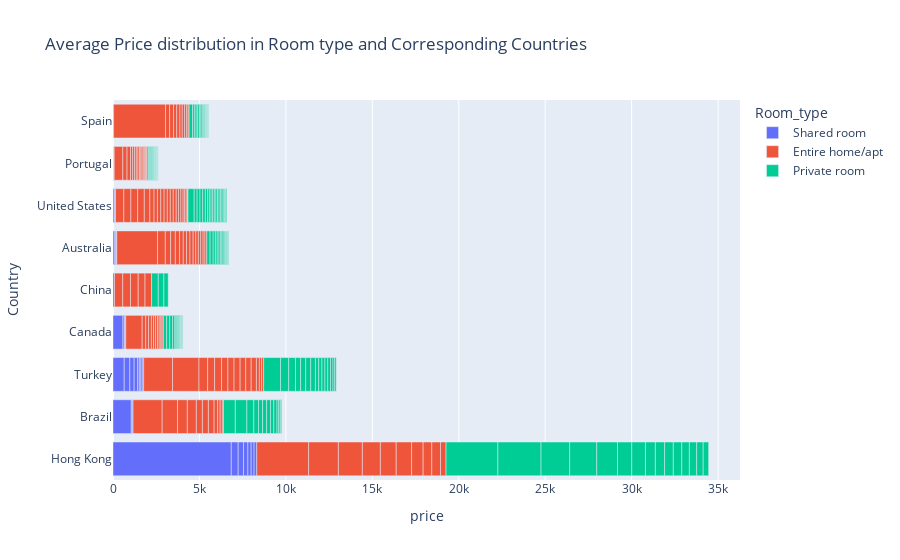

The notebook cell saved with this chart:
### Code cell
#Price spread by countires and Corresponding Room Type
#p=price_Df.sort_values(by='price')
fig=px.bar(price_Df,x='price',y='Country',title='Average Price distribution in Room type and Corresponding Countries',
           color='Room_type')
fig.show()

### Figure 1 — Plotly figure (JSON) as saved in the notebook; plotly's stock layout.template omitted (floating-point values rounded to 4 significant figures)
{"data": [{"alignmentgroup": "True", "hovertemplate": "Room_type=Shared room<br>price=%{x}<br>Country=%{y}<extra></extra>", "legendgroup": "Shared room", "marker": {"color": "#636efa", "pattern": {"shape": ""}}, "name": "Shared room", "offsetgroup": "Shared room", "orientation": "h", "showlegend": true, "textposition": "auto", "type": "bar", "x": [6842.0, 1058.0, 649, 576, 400, 325, 310.3, 251, 248, 208, 188.5, 168.5, 157, 94.89, 87, 86, 82.33, 81, 80, 79, 75, 62.5, 60, 54, 48, 46, 39, 35, 30, 25, 20, 17, 17, 16, 15, 12], "xaxis": "x", "y": ["Hong Kong", "Brazil", "Turkey", "Canada", "Hong Kong", "Turkey", "Hong Kong", "Hong Kong", "Turkey", "Turkey", "Hong Kong", "Hong Kong", "Hong Kong", "Turkey", "Turkey", "China", "Turkey", "Canada", "Australia", "Turkey", "United States", "Australia", "Australia", "Brazil", "Brazil", "Canada", "United States", "Canada", "United States", "Portugal", "Spain", "Spain", "Portugal", "Australia", "Portugal", "Portugal"], "yaxis": "y"}, {"alignmentgroup": "True", "hovertemplate": "Room_type=Entire home/apt<br>price=%{x}<br>Country=%{y}<extra></extra>", "legendgroup": "Entire home/apt", "marker": {"color": "#EF553B", "pattern": {"shape": ""}}, "name": "Entire home/apt", "offsetgroup": "Entire home/apt", "orientation": "h", "showlegend": true, "textposition": "auto", "type": "bar", "x": [3000, 2999, 2356, 1723.0, 1685.0, 1672.0, 1530, 1385, 1042.0, 950, 916.7, 888.8, 888.1, 667, 566.7, 522.2, 502, 502, 501, 500, 483.1, 479, 452.4, 447.5, 447, 408, 401, 400.9, 393, 392.6, 382.9, 381, 368.7, 356, 350.6, 350.5, 347, 330, 324.8, 322.8, 322, 316.2, 304.5, 301, 275.4, 243.3, 242, 241.7, 239.3, 225.5, 214.5, 205.7, 204.6, 200, 195.7, 195, 193.4, 193.3, 192, 185, 185, 184, 183.8, 174, 172.9, 171.6, 171.2, 168.6, 159.9, 154, 148, 142, 137.6, 136.4, 135, 135, 133.6, 133.2, 129.7, 127, 127, 127, 123.5, 121, 114.4, 110, 109.8, 109.5, 109, 103.4, 103, 100.7, 99, 95.94, 93.33, 92.5, 90, 90, 78.6, 76, 70, 70, 70, 69.42, 67, 60.96, 59, 56.3, 55, 45, 25], "xaxis": "x", "y": ["Spain", "Hong Kong", "Australia", "Hong Kong", "Brazil", "Turkey", "Turkey", "Hong Kong", "Hong Kong", "Canada", "Hong Kong", "Hong Kong", "Brazil", "Hong Kong", "Brazil", "Brazil", "Hong Kong", "Hong Kong", "Turkey", "Portugal", "United States", "China", "Australia", "China", "China", "United States", "Turkey", "Turkey", "China", "United States", "United States", "China", "Turkey", "Turkey", "Turkey", "Brazil", "Brazil", "Brazil", "Turkey", "United States", "Hong Kong", "Turkey", "Australia", "Turkey", "Australia", "Portugal", "Australia", "United States", "Spain", "Spain", "Australia", "Brazil", "Canada", "Portugal", "United States", "Australia", "Australia", "United States", "United States", "United States", "Spain", "Spain", "Australia", "Turkey", "United States", "United States", "United States", "Canada", "Canada", "Australia", "Australia", "Brazil", "Australia", "Australia", "Spain", "United States", "Spain", "United States", "United States", "Canada", "Turkey", "Brazil", "Portugal", "Turkey", "Canada", "Spain", "Portugal", "Canada", "Australia", "Australia", "Portugal", "Canada", "Canada", "Spain", "Portugal", "United States", "Portugal", "United States", "Portugal", "United States", "Canada", "Portugal", "Canada", "Portugal", "Brazil", "Portugal", "Portugal", "Portugal", "Spain", "Portugal", "United States"], "yaxis": "y"}, {"alignmentgroup": "True", "hovertemplate": "Room_type=Private room<br>price=%{x}<br>Country=%{y}<extra></extra>", "legendgroup": "Private room", "marker": {"color": "#00cc96", "pattern": {"shape": ""}}, "name": "Private room", "offsetgroup": "Private room", "orientation": "h", "showlegend": true, "textposition": "auto", "type": "bar", "x": [2999, 2496, 1657.0, 1565.0, 1201, 975.5, 825, 790.6, 684.5, 670.5, 573.8, 535.9, 502, 490.3, 473.7, 439.6, 421.1, 400.2, 389.6, 385, 377, 359.8, 325.5, 315.7, 296.3, 295, 291.2, 272.5, 270.5, 251, 236, 232.2, 226, 200, 194.5, 191, 190.8, 190.2, 186.5, 184.5, 179, 174.5, 174, 167, 167, 166.2, 163.3, 159.2, 158, 151.7, 142, 129.5, 129, 126, 109.3, 109.0, 104.5, 101, 101, 100, 100, 100, 95, 95, 95, 94.43, 91.5, 91.5, 91, 88.25, 88.24, 86, 83.71, 83.33, 83, 81.39, 80, 76.5, 73.67, 73.5, 72.24, 68, 67.67, 66.58, 64.17, 63.5, 62.5, 60, 60, 58.8, 56, 55, 55, 55, 53.86, 53.33, 52, 51.5, 51.17, 50.25, 49.38, 44.08, 43.86, 42.26, 41, 41, 40.29, 40, 40, 40, 40, 39, 38, 38, 36.68, 35, 33, 27.5, 26.67, 24.5, 24, 24, 22, 20], "xaxis": "x", "y": ["Hong Kong", "Hong Kong", "Hong Kong", "Hong Kong", "Hong Kong", "Turkey", "Hong Kong", "Hong Kong", "Brazil", "Brazil", "Hong Kong", "Hong Kong", "Hong Kong", "Hong Kong", "Turkey", "Hong Kong", "Hong Kong", "Brazil", "Turkey", "China", "Hong Kong", "United States", "China", "Hong Kong", "Turkey", "Turkey", "Turkey", "Brazil", "Turkey", "China", "Brazil", "Brazil", "Brazil", "Spain", "Australia", "Canada", "Turkey", "Brazil", "Turkey", "Brazil", "Canada", "Australia", "Turkey", "United States", "United States", "Canada", "Turkey", "Turkey", "United States", "United States", "Turkey", "Canada", "Australia", "United States", "Spain", "Australia", "United States", "Brazil", "United States", "Australia", "Spain", "Turkey", "United States", "Spain", "Spain", "United States", "United States", "United States", "United States", "Turkey", "United States", "Brazil", "Australia", "Australia", "Spain", "United States", "Portugal", "Spain", "Portugal", "United States", "Australia", "United States", "Australia", "United States", "Canada", "United States", "Australia", "Portugal", "Portugal", "Canada", "Brazil", "Spain", "Canada", "Canada", "Portugal", "Portugal", "Australia", "Australia", "Spain", "Spain", "Canada", "Canada", "Spain", "Portugal", "Brazil", "Australia", "Spain", "Canada", "Australia", "Portugal", "Canada", "Canada", "Portugal", "Spain", "Portugal", "Spain", "Spain", "Portugal", "Portugal", "Portugal", "Spain", "Canada", "Portugal", "Spain"], "yaxis": "y"}], "layout": {"barmode": "relative", "legend": {"title": {"text": "Room_type"}, "tracegroupgap": 0}, "title": {"text": "Average Price distribution in Room type and Corresponding Countries"}, "xaxis": {"anchor": "y", "domain": [0, 1], "title": {"text": "price"}}, "yaxis": {"anchor": "x", "domain": [0, 1], "title": {"text": "Country"}}}}
